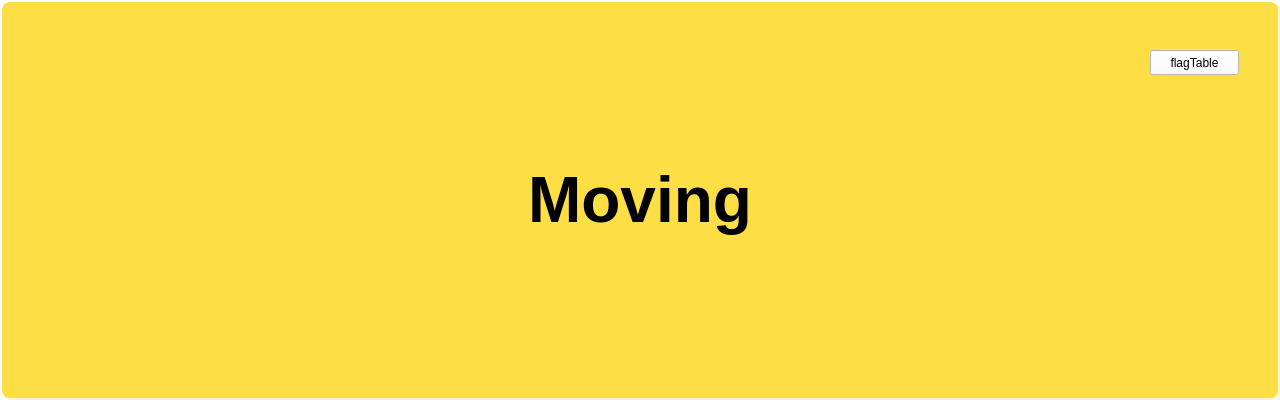
<?xml version="1.0" encoding="UTF-8"?>
<ui version="4.0">
 <class>Form</class>
 <widget class="QWidget" name="Form">
  <property name="geometry">
   <rect>
    <x>0</x>
    <y>0</y>
    <width>1280</width>
    <height>400</height>
   </rect>
  </property>
  <property name="windowTitle">
   <string>Form</string>
  </property>
  <property name="styleSheet">
   <string notr="true">background-color: #FFFFFF</string>
  </property>
  <widget class="QLabel" name="table_label">
   <property name="geometry">
    <rect>
     <x>0</x>
     <y>0</y>
     <width>1280</width>
     <height>400</height>
    </rect>
   </property>
   <property name="font">
    <font>
     <pointsize>48</pointsize>
     <weight>75</weight>
     <bold>true</bold>
    </font>
   </property>
   <property name="styleSheet">
    <string notr="true">QLabel {background-color: #FDDE45;border-style: outset; border-width: 2px; border-radius: 10px;border-color: beige;min-width: 5em;padding: 5px; }</string>
   </property>
   <property name="text">
    <string>Moving</string>
   </property>
   <property name="textFormat">
    <enum>Qt::AutoText</enum>
   </property>
   <property name="alignment">
    <set>Qt::AlignCenter</set>
   </property>
  </widget>
  <widget class="QPushButton" name="btnTable">
   <property name="geometry">
    <rect>
     <x>1150</x>
     <y>50</y>
     <width>89</width>
     <height>25</height>
    </rect>
   </property>
   <property name="text">
    <string>flagTable</string>
   </property>
  </widget>
 </widget>
 <resources/>
 <connections/>
</ui>
